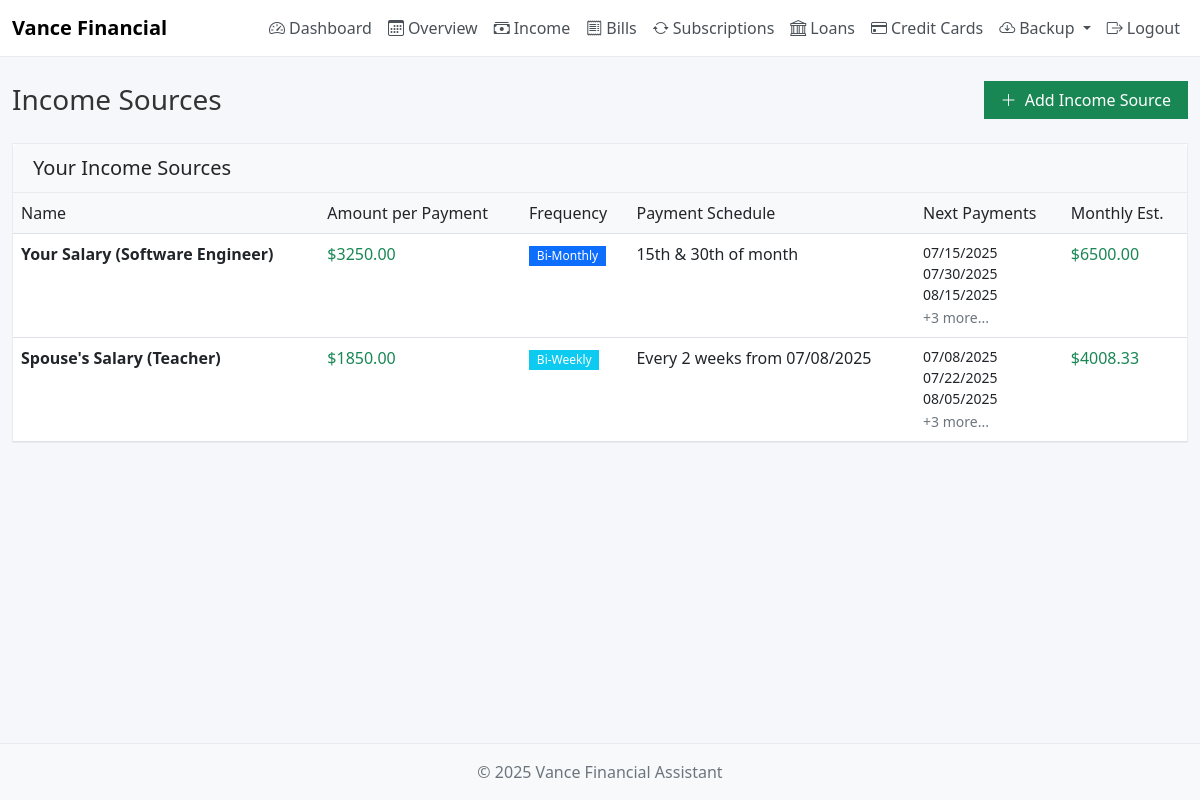
Screenshot of /income (signed in) with the database file from the repository.
### Vance_Financial_Assistant.py (models this page shows)
class IncomeSource(db.Model):
    id = db.Column(db.Integer, primary_key=True)
    name = db.Column(db.String(100), nullable=False)  # e.g., "Your Salary", "Wife's Salary"
    amount = db.Column(db.Float, nullable=False)  # Per payment amount
    frequency = db.Column(db.String(20), nullable=False)  # 'bimonthly', 'biweekly'
    payment_day_1 = db.Column(db.Integer)  # e.g., 15
    payment_day_2 = db.Column(db.Integer)  # e.g., 30 (or last day of month)
    next_payment_date = db.Column(db.Date)
    is_active = db.Column(db.Boolean, default=True)
    user_id = db.Column(db.Integer, db.ForeignKey('user.id'), nullable=False)

### Vance_Financial_Assistant.py (the view, shortened to what this page needs)
@app.route('/income', methods=['GET', 'POST'])
def income():
    if 'user_id' not in session:
        return redirect(url_for('login'))
    user_income = IncomeSource.query.filter_by(user_id=session['user_id']).all()
    today = datetime.now().date()
    end_date = today + timedelta(days=90)  # Next 3 months
    for source in user_income:
        source.future_dates = get_future_income_dates(source, today, end_date)[:6]  # Next 6 payments
    return render_template('income.html', income_sources=user_income)

### templates/income.html (shortened to what this page needs)
{% extends "base.html" %}
{% block content %}
<div class="d-flex justify-content-between align-items-center mb-4">
    <h1 class="h3 mb-0">Income Sources</h1>
    <button type="button" class="btn btn-success" data-bs-toggle="modal" data-bs-target="#addIncomeModal">
        <i class="bi bi-plus-lg me-1"></i> Add Income Source
    </button>
</div>
<div class="card mb-4">
    <div class="card-header">
        <h5 class="mb-0">Your Income Sources</h5>
    </div>
    <div class="card-body p-0">
        {% if income_sources %}
        <div class="table-responsive">
            <table class="table table-hover mb-0">
                <thead>
                    <tr>
                        <th>Name</th>
                        <th>Amount per Payment</th>
                        <th>Frequency</th>
                        <th>Payment Schedule</th>
                        <th>Next Payments</th>
                        <th>Monthly Est.</th>
                    </tr>
                </thead>
                <tbody>
                    {% for source in income_sources %}
                    <tr>
                        <td>
                            <strong>{{ source.name }}</strong>
                        </td>
                        <td class="text-success">${{ "%.2f"|format(source.amount) }}</td>
                        <td>
                            {% if source.frequency == 'bimonthly' %}
                            <span class="badge bg-primary">Bi-Monthly</span>
                            {% elif source.frequency == 'biweekly' %}
                            <span class="badge bg-info">Bi-Weekly</span>
                            {% endif %}
                        </td>
                        <td>
                            {% if source.frequency == 'bimonthly' %}
                            {{ source.payment_day_1 }}th & {{ source.payment_day_2 }}th of month
                            {% elif source.frequency == 'biweekly' %}
                            Every 2 weeks from {{ source.next_payment_date.strftime('%m/%d/%Y') }}
                            {% endif %}
                        </td>
                        <td>
                            {% if source.future_dates %}
                            {% for date in source.future_dates[:3] %}
                            <small class="d-block">{{ date.strftime('%m/%d/%Y') }}</small>
                            {% endfor %}
                            {% if source.future_dates|length > 3 %}
                            <small class="text-muted">+{{ source.future_dates|length - 3 }} more...</small>
                            {% endif %}
                            {% else %}
                            <span class="text-muted">None scheduled</span>
                            {% endif %}
                        </td>
                        <td class="text-success">
                            {% if source.frequency == 'bimonthly' %}
                            ${{ "%.2f"|format(source.amount * 2) }}
                            {% elif source.frequency == 'biweekly' %}
                            ${{ "%.2f"|format(source.amount * 26 / 12) }}
                            {% endif %}
                        </td>
                    </tr>
                    {% endfor %}
                </tbody>
            </table>
        </div>
        {% else %}
        <div class="text-center py-4 text-muted">
            <i class="bi bi-cash-stack fs-1"></i>
            <p class="mt-2">No income sources added yet.</p>
        </div>
        {% endif %}
    </div>
</div>
{% endblock %}

### static/css/style.css (style rules this page uses)
body { font-family: 'Segoe UI', system-ui, -apple-system, sans-serif; background-color: #f5f7fa; color: #333; min-height: 100vh; display: flex; flex-direction: column; }
h1, h2, h3, h4, h5, h6 { font-weight: 500; }
.card { border-radius: 0; box-shadow: none; border: 1px solid #e9ecef; margin-bottom: 1.5rem; }
.card-header { background-color: #f8f9fa; border-bottom: 1px solid #e9ecef; font-weight: 500; padding: 0.75rem 1.25rem; }
.table thead th { border-top: none; border-bottom: 1px solid #dee2e6; background-color: #f8f9fa; font-weight: 500; }
.table { margin-bottom: 0; }
.table td, .table th { border-top: 1px solid #f0f0f0; }
.form-control, .btn { border-radius: 0; box-shadow: none !important; }
.btn { font-weight: 400; padding: .375rem 1rem; text-transform: none; letter-spacing: normal; }
.badge { border-radius: 0; font-weight: 400; padding: 0.35em 0.65em; }
.text-muted { color: #6c757d !important; }
.btn { text-transform: none; letter-spacing: normal; }

### rows the page displays
IncomeSource: name "Your Salary (Software Engineer)", amount "3250.00", frequency "Bi-Monthly", payment_day_1 "15", payment_day_2 "30", strftime "07/15/2025" "07/30/2025" "08/15/2025", future_dates|length "3", source.amount*2 "6500.00"
IncomeSource: name "Spouse's Salary (Teacher)", amount "1850.00", frequency "Bi-Weekly", next_payment_date "07/08/2025", strftime "07/08/2025", strftime "07/22/2025" "08/05/2025", future_dates|length "3", source.amount*26/12 "4008.33"
